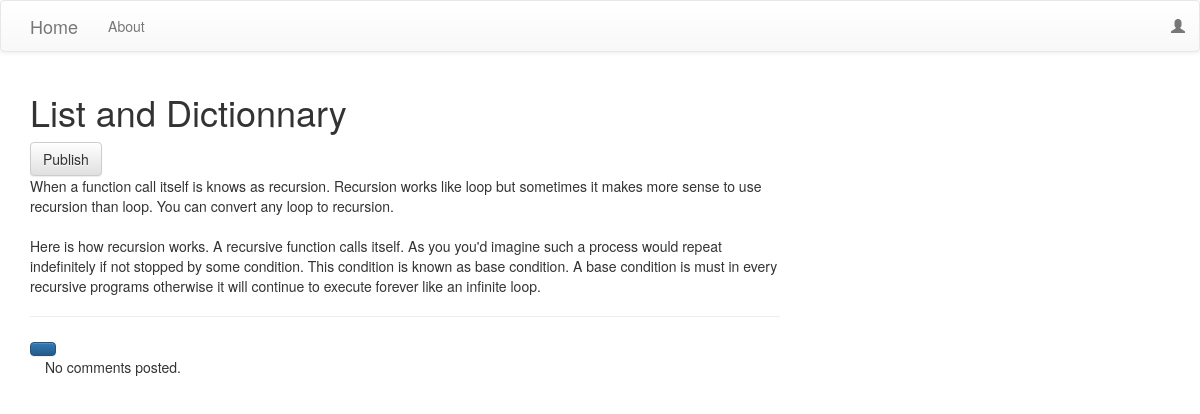
The app's page /post/2/ with its own data.
### blog/models.py (models this page shows, shortened)
class Post(models.Model):
    author = models.ForeignKey('auth.User', on_delete=models.CASCADE)
    title = models.CharField(max_length=200)
    body = models.TextField()
    created_date = models.DateTimeField(default=timezone.now)
    published_date = models.DateTimeField(blank=True, null=True)

### blog/views.py (the view)
# urls.py: path('post/<int:pk>/', views.PostDetailView.as_view(), name='post_detail'),
class PostDetailView(DetailView):
    model = Post

### templates/blog/post_detail.html (shortened to what this page needs)
{% extends 'blog/base.html' %}
{% block content %}
    <h1 class="posttitle loader">{{ post.title }}</h1>
    {% if post.published_date %}
        <div class="date postdate">
            {{post.published_date}}
        </div>
    {% else %}
        <a href="{% url 'post_publish' %}" class="btn btn-default">Publish</a>
    {% endif %}
    <p class="postcontent">
        {{post.body|safe|linebreaksbr}}
    </p>
    <hr>
    <a href="{% url 'add_comment_to_post' pk=post.pk %}" class="btn btn-primary btncomment"></a>
    <div class="container">
        {% for comment in post.comments.all %}
            <br>
            {% if user.is_authenticated or comment.approved_comment %}
                {{ comment.created_date }}
                {% if not comment.approved_comment %}
                    <a href="{% url 'comment_remove' %}" class="btn btn-default"><span class="glyphicon glyphicon-remove"></span></a>
                    <a href="{% url 'comment_approve' %}" class="btn btn-default"><span class="glyphicon glyphicon-ok"></span></a>
                {% endif %}
                <p>{{ comment.text|safe|linebreaks }}</p>
                <p>Posted by: <strong>{{ comment.author }}</strong></p>
            {% endif %}
            {% empty %}
            <p>No comments posted.</p>
        {% endfor %}
    </div>
{% endblock %}

### records on screen
Post: title "List and Dictionnary", body "When a function call itself is knows as recursion. Recursion works like loop but sometimes it makes more sense to use recursion than loop. You can convert any loop to recursion. Here is how recursion works. A recursive function calls itself. As you you'd imagine such a process would repeat indefinitely if not stopped by some condition. This condition is known as base condition. A base condition is must in every recursive programs otherwise it will continue to execute forever like an infinite loop."
